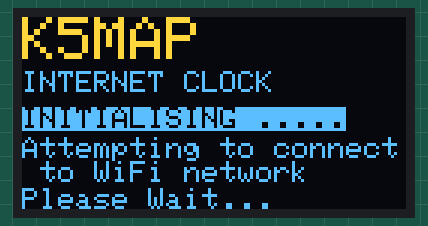
Bench run of a sketch on a simulated ESP8266 (NodeMCU). On the bench: 128×64 one-colour display. The OLED is the two-colour kind (top 16 rows yellow); WiFi joins after 1.5 s; servers stay silent unless stated; a WiFi scan finds three made-up networks; uploads are accepted with an empty reply; what the sketch prints to the serial monitor is not drawn.

Above: at 0.1 s.
At 5.8 s:
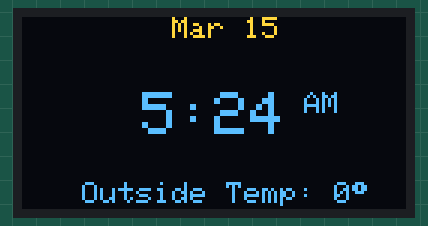

Measured:
- what the display in image 0 shows lasts 5.6 s, from 0.1 s to 5.7 s

The sketch:

Internet_clock.ino
```cpp
// (licence header left out)
#include <TimeLib.h>
#include <ESP8266WiFi.h>
#include <WiFiUdp.h>
#include <SPI.h>                      //Serial Peripheral Interface (SPI) library for synchronous serial data protocol
#include <Wire.h>                     //Wire library used for I2C communication: Arduino Pro Mini pins used = A4 (SDA) and A5 (SCL)
#include <Adafruit_GFX.h>             //Adafruit graphic display library used for the OLED display
#include <Adafruit_SSD1306.h>         //Adafruit driver for OLED

#define OLED_RESET 14      // GPIO pin
Adafruit_SSD1306 display(OLED_RESET);
#if (SSD1306_LCDHEIGHT != 64)
  #error("Height incorrect, please fix Adafruit_SSD1306.h!");
#endif

WiFiUDP Udp;
unsigned int localPort = 8888;  // local port to listen for UDP packets
time_t getNtpTime();

int prevSecond = 0;
String colonString = " ";
String minuteString = " ";
int CurrentTemp = 0;

//***  Weather Underground parms
const char server[] = "api.wunderground.com";    // name address for Weather Underground (using DNS)
const String myKey = "xxxxxxxxxxxxxxxx";  //See: http://www.wunderground.com/weather/api/d/docs (change here with your KEY)
const String myFeatures = "conditions";   //See: http://www.wunderground.com/weather/api/d/docs?d=data/index&MR=1
const String myZipcode = "77379";

const int WU_INTERVAL = 900;        // number of secs to refresh weather data
String html_cmd1 = "GET /api/" + myKey + "/" + myFeatures + "/q/" + myZipcode + ".json HTTP/1.1";
String html_cmd2 = "Host: " + (String)server;
String html_cmd3 = "Connection: close";
String responseString;
int prevCheck = 0;
boolean startCapture;

void digitalClockDisplay();

WiFiClient client;


/**************** Setup **********************************************/
void setup()   {
  Serial.begin(115200);
  delay(10);
  Serial.println();  Serial.println();
  Serial.println("Feather booting up...\n");
  Serial.println("ESP8266:");
  Serial.printf("- Chip-ID = %08X\n", ESP.getChipId());
  Serial.printf("- Heap Size = %i\n", ESP.getFreeHeap());
  Serial.printf("- Flash Chip-ID = %i\n", ESP.getFlashChipId());
  Serial.printf("- Flash Chip Size = %i\n", ESP.getFlashChipSize());
  Serial.printf("- Flash Chip Speed = %i\n", ESP.getFlashChipSpeed());

  display.begin(SSD1306_SWITCHCAPVCC, 0x3D);  // initialize the OLED and set the I2C address to 0x3C (for the 128x64 OLED)

  display.clearDisplay();             //Clear display buffer.
  display.setTextSize(2);             //set text size to 2 (large)
  display.setTextColor(WHITE);
  display.setCursor(0,0);             //set text start position to column=0 and row=0
  display.print("K5MAP");

  display.setTextSize(1);             //set text size to 1 (small)
  display.setCursor(0,18);            //set text start position to column=0 and row=18
  display.print("INTERNET CLOCK");

  display.setCursor(0,30);              //set text start position to column=0 and row=30
  display.setTextColor(BLACK, WHITE);   // 'inverted' text
  display.print("INITIALISING .....");  //print "INITIALISING ....." to display

  display.setCursor(0,40);            //set text start position to column=0 and row=40
  display.setTextColor(WHITE);
  display.print("Attempting to connect to WiFi network");

  display.setCursor(0,57);            //set text start position to column=0 and row=57
  display.print("Please Wait...");    //print "Please Wait" to display

  display.display();                  //update OLED with new display data
  delay(1000);                        //short delay
  display.clearDisplay();             //clear display

  // Connect to a WiFi network
  connectWiFi();
  Serial.println("Starting UDP");
  Udp.begin(localPort);
  Serial.print("Local port: ");
  Serial.println(Udp.localPort());
  Serial.println("waiting for sync");
  setSyncProvider(getNtpTime);
  setSyncInterval(600);
  setDST();
  setSyncProvider(getNtpTime);

  prevSecond = now();
}


/**************** Main Loop **********************************************/
void loop() {
  // check for change in seconds
  if ((now() - prevSecond) >= 1) {
    prevSecond = now();

    colonString = (colonString == " ") ? ":" : " ";
    minuteString = (minute()<10) ? "0" + String(minute()) : String(minute());

    digitalClockDisplay();
  }
  if (hour() == 2)  setDST();

  // check to see if weather data needs to be refreshed
  if ((now() - prevCheck) >= WU_INTERVAL)  {
    sendWeatherGetData();
    prevCheck = now();
  }

  if (client.available())  {
    char c = client.read();
    if (c == '{')
      startCapture=true;

    if (startCapture)
      responseString += c;
  }

  if (!client.connected())  {
    client.stop();
    client.flush();

    String TempString = getValuesFromKey(responseString, "temp_f");
    Serial.println("TempString = " + TempString);
    CurrentTemp = TempString.toInt();
    Serial.println(CurrentTemp);
  }
}


/**************************************************/
void digitalClockDisplay()  {
  display.clearDisplay();

  display.setTextSize(1);           //set text size to 1
  display.setTextColor(WHITE);
  display.setCursor(50,0);          //set text start position for date and time (row = 0, column =0)
  display.print(String(monthShortStr(month())) + " " + String(day()));    // prints date on top line of OLED

  display.setTextSize(2);           //set text size to 2
  if (hourFormat12() < 10) {
    display.setCursor(40,25);         //set text start position to column=0 and row=20
  }
  else {
    display.setCursor(32,25);         //set text start position to column=0 and row=20
  }
  display.print(hourFormat12() + colonString + minuteString);   //prints time to OLED
  display.setTextSize(1);
  display.print(isAM() ? " AM" : " PM");

  display.setTextSize(1);           //set text size to 1
  display.setCursor(20,55);         //set text start position to column=0 and row=20
  display.print("Outside Temp: " + String(CurrentTemp) + (char)247);   //prints temp to OLED

  display.display();                //update OLED display
}


/**************************************************/
void sendWeatherGetData()  {
  responseString = "";
  if (!client.connect(server, 80))  {
    Serial.println("Connection to Weather Underground failed...");
    return;
  }

  // Make a HTTP request:
  client.println(html_cmd1);
  client.println(html_cmd2);
  client.println(html_cmd3);
  client.println();
  startCapture = false;
}
```

NTP.ino
```cpp
/*
 NTP module
 */

// NTP Settings:
static const char ntpServerName[] = "us.pool.ntp.org";
//static const char ntpServerName[] = "time.nist.gov";
//static const char ntpServerName[] = "time-a.timefreq.bldrdoc.gov";
//static const char ntpServerName[] = "time-b.timefreq.bldrdoc.gov";
//static const char ntpServerName[] = "time-c.timefreq.bldrdoc.gov";

int OFFSET = -6;        // Central Standard Time (USA)
int OFFSET_DST = -5;    // Central Daylight Time (USA)
//int OFFSET = -5;      // Eastern Standard Time (USA)
//int OFFSET_DST = -4;  // Eastern Daylight Time (USA)
//int OFFSET = -8;      // Pacific Standard Time (USA)
//int OFFSET_DST = -7;  // Pacific Daylight Time (USA)
int timeZone = 0;


/**************************************************/
void setDST()  {
  // Start DST (US) on March 13
  tmElements_t tm;
  tm.Second = 1;  tm.Minute = 0;  tm.Hour = 2;
  tm.Month = 3;
  tm.Day = 13;
  tm.Year = year() - 1970;
  time_t startDST = makeTime(tm);
//  Serial.println(tm.Year);
//  Serial.println(year());
  Serial.print("startDST = ");
  Serial.println(startDST);
  // End DST (US) on November 6
  tm.Month = 11;
  tm.Day = 6;
  time_t endDST = makeTime(tm);
  Serial.print("now = ");
  Serial.println(now());
  Serial.print("endDST = ");
  Serial.println(endDST);
  if ((startDST <= now()) && (now() <= endDST)) {
    timeZone = OFFSET_DST;
    Serial.print("DST enabled; timeZone = ");
    Serial.println(timeZone);
  }
  else {
    timeZone = OFFSET;
    Serial.print("DST disabled; timeZone = ");
    Serial.println(timeZone);
  }
}


/*-------- NTP code ----------------------------------------------*/
const int NTP_PACKET_SIZE = 48;       // NTP time is in the first 48 bytes of message
byte packetBuffer[NTP_PACKET_SIZE];   // buffer to hold incoming & outgoing packets

time_t getNtpTime()  {
  IPAddress ntpServerIP; // NTP server's ip address

  while (Udp.parsePacket() > 0) ;     // discard any previously received packets
  Serial.println("Transmit NTP Request");
  // get a random server from the pool
  WiFi.hostByName(ntpServerName, ntpServerIP);
  Serial.print(ntpServerName);
  Serial.print(": ");
  Serial.println(ntpServerIP);
  sendNTPpacket(ntpServerIP);
  uint32_t beginWait = millis();
  while (millis() - beginWait < 1500) {
    int size = Udp.parsePacket();
    if (size >= NTP_PACKET_SIZE) {
      Serial.println("Receive NTP Response");
      Udp.read(packetBuffer, NTP_PACKET_SIZE);  // read packet into the buffer
      unsigned long secsSince1900;
      // convert four bytes starting at location 40 to a long integer
      secsSince1900 =  (unsigned long)packetBuffer[40] << 24;
      secsSince1900 |= (unsigned long)packetBuffer[41] << 16;
      secsSince1900 |= (unsigned long)packetBuffer[42] << 8;
      secsSince1900 |= (unsigned long)packetBuffer[43];
      return secsSince1900 - 2208988800UL + timeZone * SECS_PER_HOUR;
    }
  }
  Serial.println("No NTP Response :-(");
  return 0; // return 0 if unable to get the time
}


// send an NTP request to the time server at the given address
void sendNTPpacket(IPAddress &address)  {
  // set all bytes in the buffer to 0
  memset(packetBuffer, 0, NTP_PACKET_SIZE);
  // Initialize values needed to form NTP request
  // (see URL above for details on the packets)
  packetBuffer[0] = 0b11100011;   // LI, Version, Mode
  packetBuffer[1] = 0;     // Stratum, or type of clock
  packetBuffer[2] = 6;     // Polling Interval
  packetBuffer[3] = 0xEC;  // Peer Clock Precision
  // 8 bytes of zero for Root Delay & Root Dispersion
  packetBuffer[12] = 49;
  packetBuffer[13] = 0x4E;
  packetBuffer[14] = 49;
  packetBuffer[15] = 52;
  // all NTP fields have been given values, now
  // you can send a packet requesting a timestamp:
  Udp.beginPacket(address, 123); //NTP requests are to port 123
  Udp.write(packetBuffer, NTP_PACKET_SIZE);
  Udp.endPacket();
}
```

WiFi.ino
```cpp
/*
 WiFi module
 */

// ***** Configure WiFi
const char* ssid     = "Pat3net";
const char* password = "xxxxx";
const char* SSID_HOME = "Pat3net";
const char* SSID_HOME_PSWD = "xxxxx";
const char* SSID_WORK = "HCP";
const char* SSID_WORK_PSWD = "xxxxx";
const char* SSID_MIFI = "MPate-Hotspot";
const char* SSID_MIFI_PSWD = "xxxxx";


/**************************************************/
void connectWiFi() {
  Serial.println("\nScanning for WiFi Networks...");
  int numSsid = WiFi.scanNetworks();
  if (numSsid == -1) {
    Serial.println("no WiFi networks found");
    // ??? display message
    while(true);
  }
  for (int thisNet = 0; thisNet < numSsid; thisNet++) {
    // check to see if found home or work wifi network
    if (WiFi.SSID(thisNet) == SSID_HOME) {
      ssid = SSID_HOME;
      password = SSID_HOME_PSWD;
      break;
    }
    else if (WiFi.SSID(thisNet) == SSID_WORK) {
      ssid = SSID_WORK;
      password = SSID_WORK_PSWD;
      break;
    }
    else if (WiFi.SSID(thisNet) == SSID_MIFI) {
      ssid = SSID_MIFI;
      password = SSID_MIFI_PSWD;
      break;
    }
    // ??? no AP found
  }

  Serial.print("\nConnecting to ");
  Serial.println(ssid);
  delay(20);

  WiFi.mode(WIFI_STA);
  WiFi.begin(ssid, password);
  while (WiFi.status() != WL_CONNECTED) {
    delay(500);
    Serial.print(".");
    yield();
  }
  Serial.println();
  Serial.println("CONNECTED!");
  Serial.print("IP address: ");
  Serial.println(WiFi.localIP());
  Serial.print("Signal = ");
  Serial.print(WiFi.RSSI());
  Serial.println("dBm");
  Serial.println();
}
```

Wunderground.ino
```cpp
/*
 Function to parse HTML reply from Weather Underground
 */

/**************************************************/
String getValuesFromKey(const String response, const String sKey)
{
  String sKey_ = sKey;

  sKey_ = "\"" + sKey + "\":";

  char key[sKey_.length()];

  sKey_.toCharArray(key, sizeof(key));

  int keySize = sizeof(key)-1;

  String strResult = "";

  int n = response.length();

  for(int i=0; i < (n-keySize-1); i++)
  {
    char c[keySize];

    for(int k=0; k<keySize; k++)
    {
      c[k] = response.charAt(i+k);
    }

    boolean isEqual = true;

    for(int k=0; k<keySize; k++)
    {
      if(!(c[k] == key[k]))
      {
        isEqual = false;
        break;
      }
    }

    if(isEqual)
    {
      int j= i + keySize + 1;
      while(!(response.charAt(j) == ','))
      {
        strResult += response.charAt(j);
        j++;
      }

      //Remove char '"'
      strResult.replace("\"","");
      break;
    }
  }
  return strResult;
}
```
